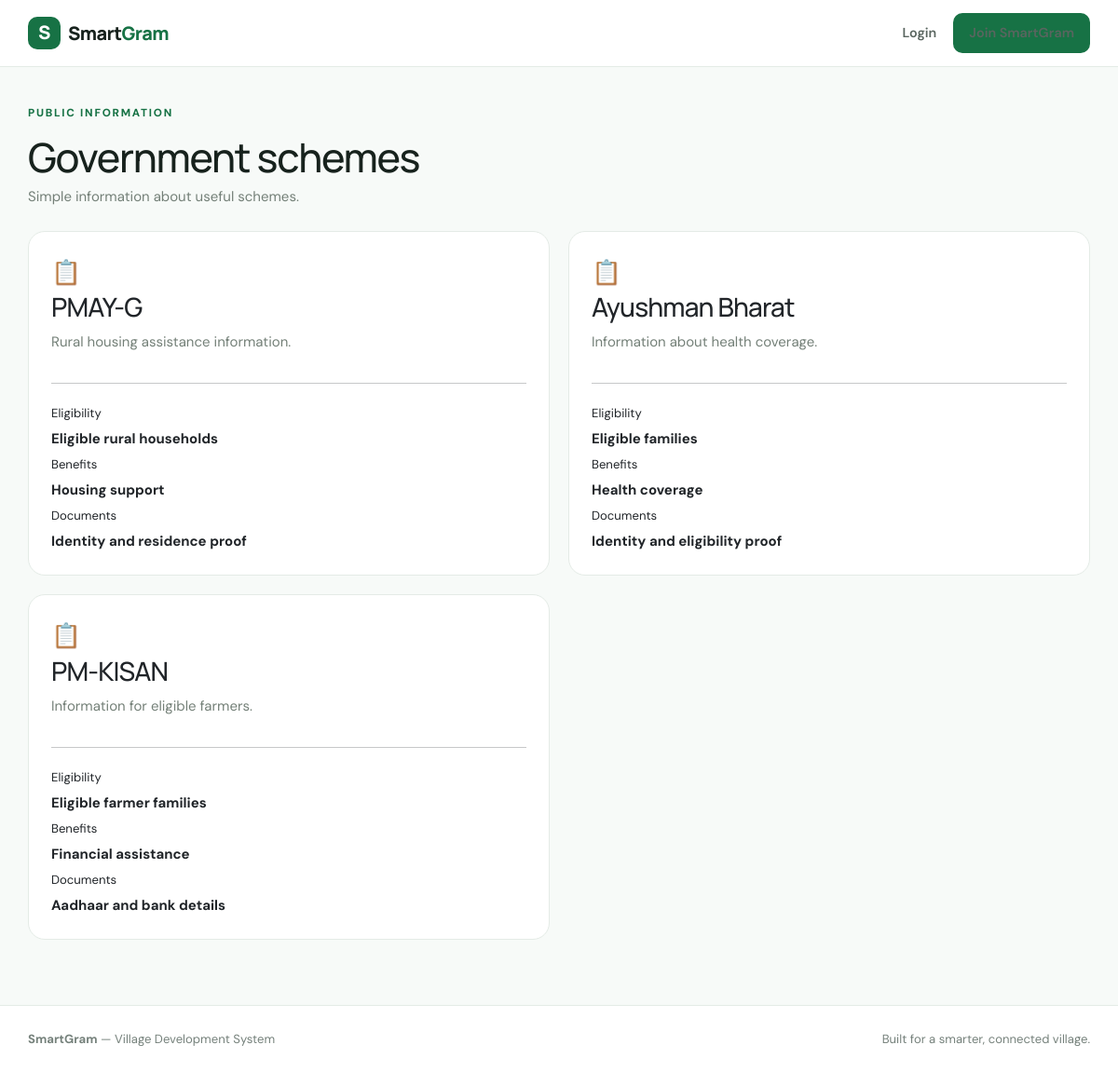
Screenshot of /schemes with the database file from the repository.
### tables this page shows
CREATE TABLE schemes(id INTEGER PRIMARY KEY AUTOINCREMENT,name TEXT,description TEXT,eligibility TEXT,benefits TEXT,documents TEXT,link TEXT);

### app.py (the view)
@app.route('/schemes')
def schemes():
    c=db(); rows=c.execute('select * from schemes order by id desc').fetchall(); c.close(); return render_template('schemes.html',rows=rows)

### app.py (called while the page is built)
def db():
    c=sqlite3.connect(DB); c.row_factory=sqlite3.Row; return c

@app.context_processor
def common(): return {'logged_in':bool(session.get('user_id')),'current_user':session.get('name'),'role':session.get('role')}

### templates/schemes.html
{% extends 'base.html' %}{% block title %}Schemes{% endblock %}{% block content %}<div class="heading"><div><div class="eyebrow">PUBLIC INFORMATION</div><h1>Government schemes</h1><p>Simple information about useful schemes.</p></div></div><div class="grid2">{% for s in rows %}<article class="card"><div class="icon">📋</div><h3>{{s.name}}</h3><p>{{s.description}}</p><hr><small>Eligibility</small><b>{{s.eligibility}}</b><small>Benefits</small><b>{{s.benefits}}</b><small>Documents</small><b>{{s.documents}}</b></article>{% endfor %}</div>{% endblock %}

### static/css/style.css (style rules this page uses)
:root { --g:#177245;--gd:#0d4e30;--ink:#17221d;--muted:#748078;--line:#e4ebe6;--bg:#f7faf8 }
* { box-sizing:border-box }
body { margin:0;background:var(--bg);color:var(--ink);font:15px/1.6 "DM Sans",sans-serif }
h1,h2,h3,.brand { font-family:Manrope,sans-serif;letter-spacing:-.03em }
.eyebrow { font-weight:800;letter-spacing:.15em;font-size:.73rem;color:var(--g);margin-bottom:12px }
.features article,.card,.formcard,.project,.emergency,.stats>div { background:#fff;border:1px solid var(--line);border-radius:18px }
.features p,.card p,.project p,.emergency p { color:var(--muted) }
.heading { display:flex;justify-content:space-between;align-items:end;gap:20px;margin:40px 0 25px }
.heading h1 { font-size:2.7rem;margin:0 0 4px }
.heading p { margin:0;color:var(--muted) }
.card { padding:24px }
.grid2 { display:grid;grid-template-columns:1fr 1fr;gap:18px }
.card small,.card b { display:block;margin-top:5px }
.icon { font-size:1.6rem }
.grid2 { display:grid;grid-template-columns:repeat(2,minmax(0,1fr));gap:20px;margin:20px 0 }

### rows the page displays
schemes: name "PMAY-G", description "Rural housing assistance information.", eligibility "Eligible rural households", benefits "Housing support", documents "Identity and residence proof"
schemes: name "Ayushman Bharat", description "Information about health coverage.", eligibility "Eligible families", benefits "Health coverage", documents "Identity and eligibility proof"
schemes: name "PM-KISAN", description "Information for eligible farmers.", eligibility "Eligible farmer families", benefits "Financial assistance", documents "Aadhaar and bank details"
